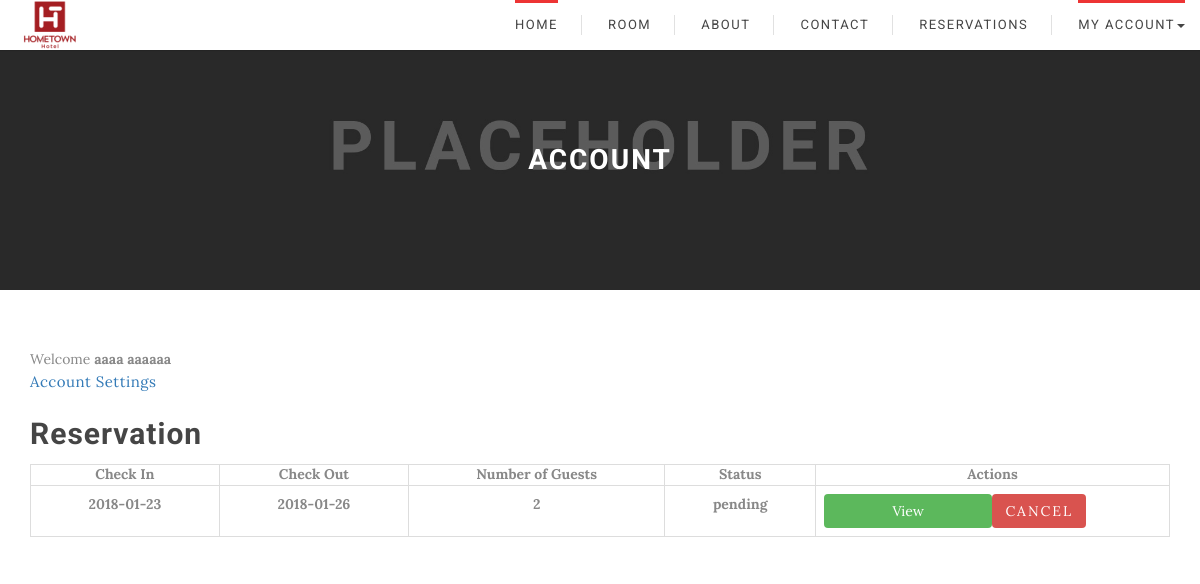
Page /GuestDashboard.php (signed in) on the earlier database version.
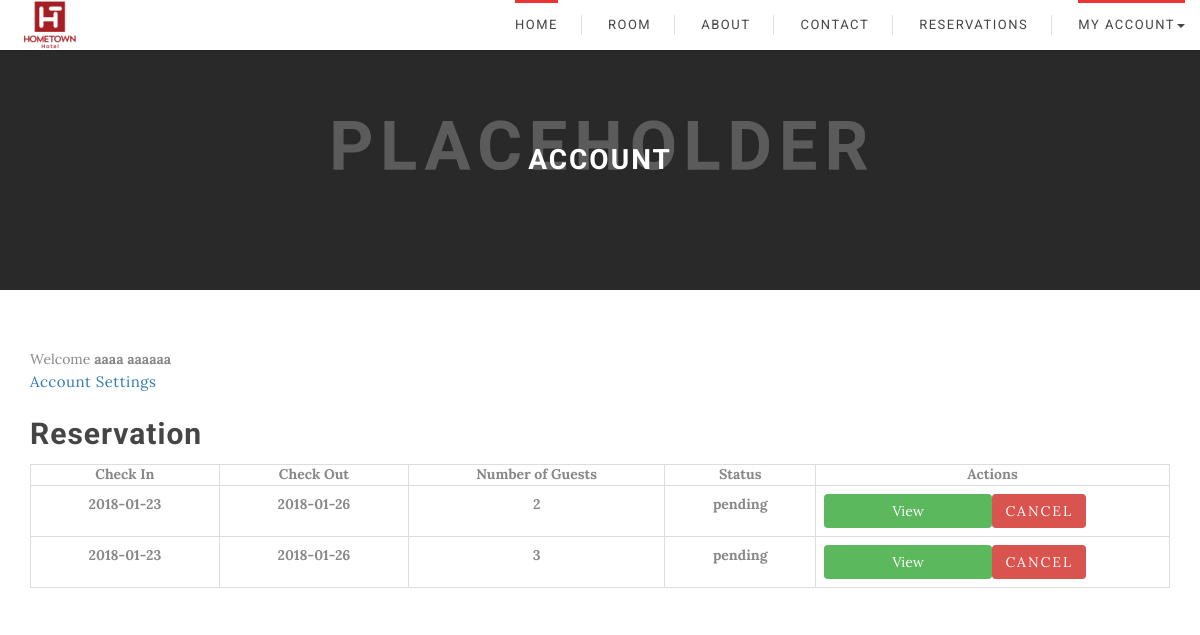
Same page on the later database version.
### tables this page shows
CREATE TABLE `reservation_masterfile` (
  `reservation_id` int(11) NOT NULL,
  `guest_id` int(11) NOT NULL,
  `room_id` int(11) NOT NULL,
  `checkindate` date NOT NULL,
  `checkoutdate` date NOT NULL,
  `number_guest` int(11) NOT NULL,
  `room_number` int(11) NOT NULL
);

### GuestDashboard.php (the view, shortened to what this page needs)
  <?php
  include_once 'db.php';
  include_once 'header.php';
?>
<body>
 <header>
  <nav class="navbar rq-header-main-menu navbar-fixed-top" role="navigation">
    <div class="container-fluid">
      <div class="navbar-header">
        <a class="navbar-brand" href="index.php"><img class="logo" src="HometownLogo.png" alt="Hometown"></a>
      </div>
      <div id="nav-menu" class="navbar-collapse rq-menu-wrapper collapse navbar-right" role="navigation">
        <ul class="nav navbar-nav rq-menus">
          <li class="active">
            <a href="HomepageFinal.php">Home</a>
          </li>
          <li>
            <a href="Rooms.php">Room</a>
            </li>
            <li>
              <a href="about-us.html">About</a>
            </li>
            <li>
              <a href="contact.html">Contact</a>
            </li>
            <li>
              <a href="Step1.php">Reservations</a>
            </li>
            <?php if(isset($_SESSION['login'])){  ?>
            <li class="active dropdown">
              <a class="dropdown-toggle" data-toggle="dropdown" href="#" aria-expanded = "false">
                MY ACCOUNT<span class="caret"></span>
              </a>
            </li>
            <?php } else { ?>
            <li><a href="login.php">LOGIN</a></li>
            <?php } ?>
          </ul>
        </div>
  </header>
  <div class="rq-checkout-banner">
    <div class="rq-checkout-banner-mask">
      <div class="container">
        <div class="rq-checkout-banner-text">
          <div class="rq-checkout-banner-text-middle">
            <h1>Account</h1>
          </div>
        </div>
      </div>
    </div>
  </div>
  <div class = "container" style = "margin-top: 5%">
    <div class = "row">
      <div class = "col-lg-12 col-md-12 col-sm-12">
        <div class = "blogArchive_area">
          <div class = "single_archiveblog wow fadeInDown animated" style = "visibility: visible; animation-name: fadeInDown;">
            <div>
              Welcome
              <b>
                <?php echo "{$_SESSION['firstname']} {$_SESSION['lastname']}"; ?>
                <b>
                  <p stlye = "text-align:right;">
                    <a href="account.php">Account Settings</a>
                  </p>
                  <h2> Reservation </h2>
                  <table class = "table table-bordered">
                    <thead>
                      <tr>
                        <th>Check In</th>
                        <th>Check Out</th>
                        <th>Number of Guests</th>
                        <th>Status</th>
                        <th>Actions</th>
                      </tr>
                    </thead>
                    <?php $fetch_reservations = mysqli_query($conn, "SELECT * FROM reservation_masterfile WHERE guest_id = {$_SESSION['guest_ID']}");
                    while($row = mysqli_fetch_assoc($fetch_reservations)){ ?>
                    <tbody>
                      <tr>
                        <td align = "center"><?= $row['checkindate'] ?></td>
                        <td align = "center"><?= $row['checkoutdate'] ?></td>
                        <td align = "center"><?= $row['number_guest'] ?></td>
                        <td align = "center">pending</td>
                        <td>
                          <a href="summary.php?code=<?= $row['reservation_id']?>" class="btn btn-sm btn-success" style="display:inline-block !imporatant; width:50%; float:left;">View</a>
                          <form method="post" style="display:inline-block !imporatant; width:50%; float:left;">
                            <button name="cancel" class="btn btn-sm btn-danger">Cancel</button>
                          </form>
                        </td>
                      </tr>
                    </tbody>
                    <?php } ?>
                  </b>
                </b>
              </div>
            </body>
            </html>

### header.php (shortened to what this page needs)
<!DOCTYPE html>
<html lang="en">
<head>
  <link rel="stylesheet" href="css/owl.carousel.css">
  <link rel="stylesheet" href="css/jquery-ui.css">
  <link rel="stylesheet" href="css/jquery-ui.structure.css">
  <link rel="stylesheet" href="css/jquery-ui.theme.min.css">
  <link rel="stylesheet" href="css/jquery.timepicker.css">
  <link rel="stylesheet" href="css/jquery.countdown.css">
  <link rel="stylesheet" href="css/flexslider.css">
  <link rel="stylesheet" href="css/red.css">
  <link rel="stylesheet" href="css/select2.css">
  <link rel="stylesheet" href="css/jquery.raty.css" />
  <link rel="stylesheet" href="css/hotel.style1.css">
</head>

### GuestDashboard.php (style rules this page uses)
.navbar-brand { margin-top: -22px; margin-right: 5px; }
.table-bordered { border: 1px solid #ddd; }
.table { width: 100%; max-width: 100%; margin-bottom: 20px; }
table { background-color: transparent; }
table { border-spacing: 0; border-collapse: collapse; }
.table-bordered>thead>tr>th { border-bottom-width: 2px; }
.table-bordered>thead>tr>th { border: 1px solid #ddd; }
.btn { border-radius: 0px; margin-bottom: 5px; -webkit-transition: all 0.5s; -o-transition: all 0.5s; transition: all 0.5s; }
.btn-sm { padding: 5px 10px; font-size: 12px; line-height: 1.5; border-radius: 3px; }
.btn-success { color: #fff; background-color: #5cb85c; border-color: #4cae4c; }
.btn { display: inline-block; padding: 6px 12px; margin-bottom: 0; font-size: 14px; font-weight: 400; line-height: 1.42857143; text-align: center; white-space: nowrap; vertical-align: middle; -ms-touch-action: manipulation; touch-action: manipulation; cursor: pointer; -webkit-user-select: none; -moz-user-select: none; -ms-user-select: none; user-select: none; background-image: none; border: 1px solid transparent; border-radius: 4px; }
.table-bordered>tbody>tr>td { border: 1px solid #ddd; }
.table>tbody>tr>td { padding: 8px; line-height: 1.42857143; vertical-align: top; border-top: 1px solid #ddd; }

Differences in the rows shown:
added reservation_masterfile: checkindate "2018-01-23", checkoutdate "2018-01-26", number_guest "3"
